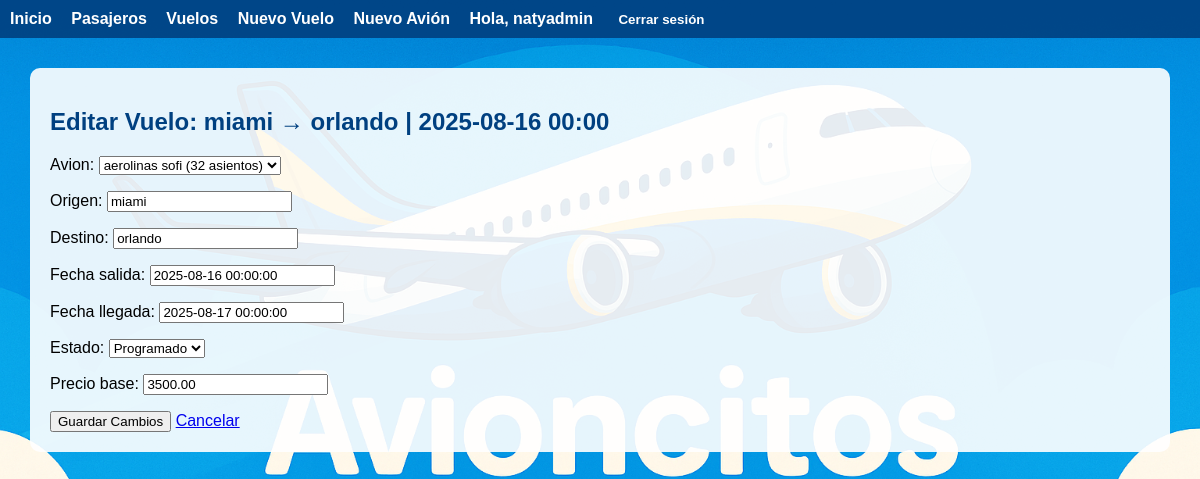
/vuelos/1/editar/ (signed in), run on an earlier commit of the app's database.
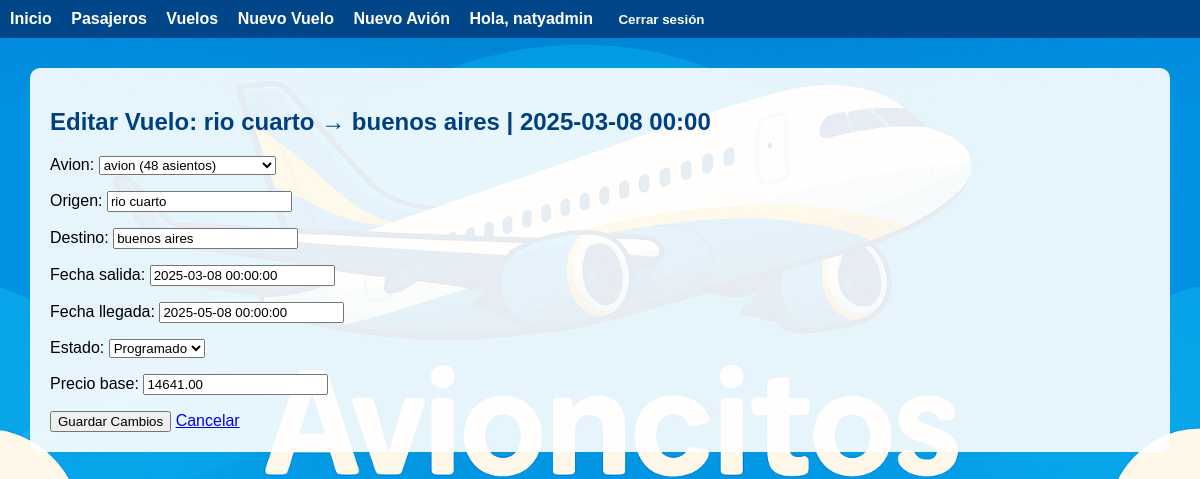
And on a later commit of the database.
### vuelos/models.py (models this page shows)
class Vuelo(models.Model):
    ESTADOS = [
        ('programado', 'Programado'),
        ('en_vuelo', 'En Vuelo'),
        ('finalizado', 'Finalizado'),
        ('cancelado', 'Cancelado'),
    ]
    avion = models.ForeignKey(Avion, on_delete=models.CASCADE, related_name='vuelos')
    origen = models.CharField(max_length=100)
    destino = models.CharField(max_length=100)
    fecha_salida = models.DateTimeField()
    fecha_llegada = models.DateTimeField()
    estado = models.CharField(max_length=20, choices=ESTADOS, default='programado')
    precio_base = models.DecimalField(max_digits=10, decimal_places=2)
    usuarios_gestores = models.ManyToManyField(User, related_name='vuelos_gestionados')
    def __str__(self):
        return f"{self.origen} → {self.destino} | {self.fecha_salida.strftime('%Y-%m-%d %H:%M')}"
    class Meta:
        verbose_name = "Vuelo"
        verbose_name_plural = "Vuelos"
        ordering = ['fecha_salida']

### vuelos/views.py (the view)
# urls.py: path('<int:vuelo_id>/editar/', views.editar_vuelo, name='editar_vuelo'),
@login_required
def editar_vuelo(request, vuelo_id):
    vuelo = get_object_or_404(Vuelo, pk=vuelo_id)
    if request.user.perfil.rol not in ['admin', 'operador']:
        return redirect('home:index')
    if request.method == 'POST':
        form = VueloForm(request.POST, instance=vuelo)
        if form.is_valid():
            form.save()
            messages.success(request, "Vuelo actualizado exitosamente.")
            return redirect('vuelos:vuelo_list')
    else:
        form = VueloForm(instance=vuelo)
    return render(request, 'vuelos/editar_vuelo.html', {'form': form, 'vuelo': vuelo})

### vuelos/forms.py
class VueloForm(forms.ModelForm):
    class Meta:
        model = Vuelo
        exclude = ['usuarios_gestores']

### usuarios/models.py (called while the page is built)
def get_perfil(self):
    return getattr(self, 'perfilusuario', None)

### vuelos/models.py (called while the page is built)
    def __str__(self):
        return f"{self.modelo} ({self.capacidad} asientos)"

### vuelos/templates/vuelos/editar_vuelo.html (shortened to what this page needs)
{% extends 'base.html' %}
{% block content %}
  <h2>Editar Vuelo: {{ vuelo }}</h2>
  <form method="post">
    {{ form.as_p }}
    <button type="submit">Guardar Cambios</button>
    <a href="{% url 'vuelos:vuelo_list' %}">Cancelar</a>
  </form>
{% endblock %}

What changed in the data, as far as the page shows it:
changed Vuelo "Programado": origen+destino+fecha_salida "miami → orlando | 2025-08-16 00:00" → "rio cuarto → buenos aires | 2025-03-08 00:00"; avion "aerolinas sofi (32 asientos)" → "avion (48 asientos)"; origen "miami" → "rio cuarto"; destino "orlando" → "buenos aires"; fecha_salida "2025-08-16 00:00:00" → "2025-03-08 00:00:00"; fecha_llegada "2025-08-17 00:00:00" → "2025-05-08 00:00:00"; precio_base "3500.00" → "14641.00"
